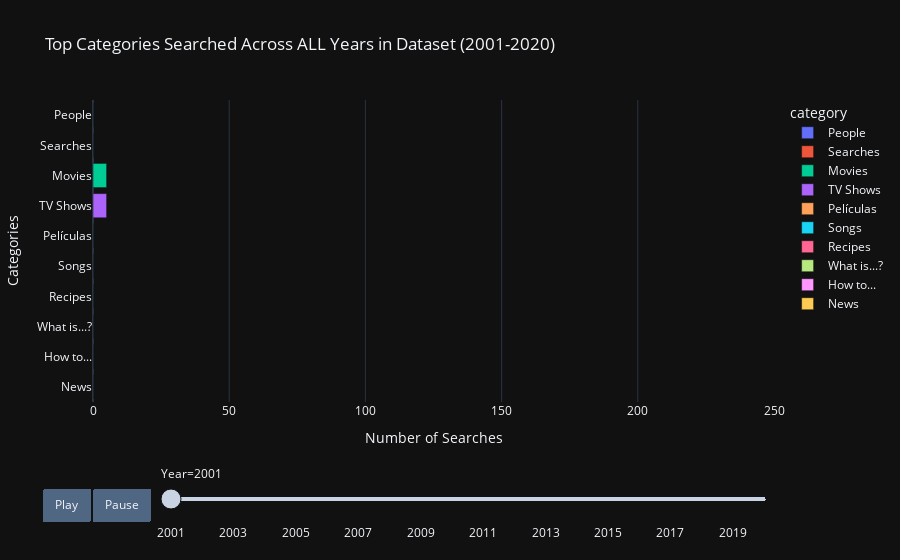

Notebook code for this chart:
### Markdown cell above
### **Note to self**: `showlegend` is currently set as `True`, but does it seems redundant?
- Pls ask Prof/ TA about the usefulness of having this color-coding legend.

### Code cell
# group by year and category, count the occurrences
category_trends = df.groupby(['year', 'category']).size().reset_index(name='count')

# top 10 categories will be shown at all times on the y-axis
top_categories = category_trends.groupby('category')['count'].sum().nlargest(10).index

# filter to only include top categories
filtered_data = category_trends[category_trends['category'].isin(top_categories)]

all_years = pd.DataFrame({'year': category_trends['year'].unique()})
all_categories = pd.DataFrame({'category': top_categories})

complete_data = all_years.assign(key=1).merge(all_categories.assign(key=1), on='key').drop('key', axis=1)

final_data = complete_data.merge(filtered_data, on=['year', 'category'], how='left').fillna(0)

final_data['year'] = final_data['year'].astype(int)
final_data['count'] = final_data['count'].astype(int)

fig = px.bar(final_data, 
              x='count', 
              y='category', 
              color='category', 
              title='Top Categories Searched Across ALL Years in Dataset (2001-2020)', 
              labels={'year': 'Year', 'count': 'Number of Searches'},
              animation_frame='year', 
              range_x=[0, final_data['count'].max() + 10],  
              orientation='h')  

fig.update_layout(
    yaxis=dict(title='Categories'),
    xaxis=dict(title='Number of Searches'),
    template='plotly_dark',
    showlegend=True,
    updatemenus=[  
        {
            'buttons': [
                {
                    'args': [None, {'frame': {'duration': 500, 'redraw': True}, 'mode': 'immediate'}],
                    'label': 'Play',
                    'method': 'animate'
                },
                {
                    'args': [[None], {'frame': {'duration': 0, 'redraw': True}, 'mode': 'immediate', 'transition': {'duration': 0}}],
                    'label': 'Pause',
                    'method': 'animate'
                }
            ],
            'direction': 'left',
            'pad': {'r': 10, 't': 87},
            'showactive': False,
            'type': 'buttons',
            'x': 0.1,
            'xanchor': 'right',
            'y': 0,
            'yanchor': 'top'
        }
    ]
)
fig.show()

### Figure 1 — Plotly figure (JSON) as saved in the notebook; plotly's stock layout.template omitted (floating-point values rounded to 4 significant figures)
{"data": [{"alignmentgroup": "True", "hovertemplate": "category=%{y}<br>Year=2001<br>Number of Searches=%{x}<extra></extra>", "legendgroup": "People", "marker": {"color": "#636efa", "pattern": {"shape": ""}}, "name": "People", "offsetgroup": "People", "orientation": "h", "showlegend": true, "textposition": "auto", "type": "bar", "x": [0], "xaxis": "x", "y": ["People"], "yaxis": "y"}, {"alignmentgroup": "True", "hovertemplate": "category=%{y}<br>Year=2001<br>Number of Searches=%{x}<extra></extra>", "legendgroup": "Searches", "marker": {"color": "#EF553B", "pattern": {"shape": ""}}, "name": "Searches", "offsetgroup": "Searches", "orientation": "h", "showlegend": true, "textposition": "auto", "type": "bar", "x": [0], "xaxis": "x", "y": ["Searches"], "yaxis": "y"}, {"alignmentgroup": "True", "hovertemplate": "category=%{y}<br>Year=2001<br>Number of Searches=%{x}<extra></extra>", "legendgroup": "Movies", "marker": {"color": "#00cc96", "pattern": {"shape": ""}}, "name": "Movies", "offsetgroup": "Movies", "orientation": "h", "showlegend": true, "textposition": "auto", "type": "bar", "x": [5], "xaxis": "x", "y": ["Movies"], "yaxis": "y"}, {"alignmentgroup": "True", "hovertemplate": "category=%{y}<br>Year=2001<br>Number of Searches=%{x}<extra></extra>", "legendgroup": "TV Shows", "marker": {"color": "#ab63fa", "pattern": {"shape": ""}}, "name": "TV Shows", "offsetgroup": "TV Shows", "orientation": "h", "showlegend": true, "textposition": "auto", "type": "bar", "x": [5], "xaxis": "x", "y": ["TV Shows"], "yaxis": "y"}, {"alignmentgroup": "True", "hovertemplate": "category=%{y}<br>Year=2001<br>Number of Searches=%{x}<extra></extra>", "legendgroup": "Películas", "marker": {"color": "#FFA15A", "pattern": {"shape": ""}}, "name": "Películas", "offsetgroup": "Películas", "orientation": "h", "showlegend": true, "textposition": "auto", "type": "bar", "x": [0], "xaxis": "x", "y": ["Películas"], "yaxis": "y"}, {"alignmentgroup": "True", "hovertemplate": "category=%{y}<br>Year=2001<br>Number of Searches=%{x}<extra></extra>", "legendgroup": "Songs", "marker": {"color": "#19d3f3", "pattern": {"shape": ""}}, "name": "Songs", "offsetgroup": "Songs", "orientation": "h", "showlegend": true, "textposition": "auto", "type": "bar", "x": [0], "xaxis": "x", "y": ["Songs"], "yaxis": "y"}, {"alignmentgroup": "True", "hovertemplate": "category=%{y}<br>Year=2001<br>Number of Searches=%{x}<extra></extra>", "legendgroup": "Recipes", "marker": {"color": "#FF6692", "pattern": {"shape": ""}}, "name": "Recipes", "offsetgroup": "Recipes", "orientation": "h", "showlegend": true, "textposition": "auto", "type": "bar", "x": [0], "xaxis": "x", "y": ["Recipes"], "yaxis": "y"}, {"alignmentgroup": "True", "hovertemplate": "category=%{y}<br>Year=2001<br>Number of Searches=%{x}<extra></extra>", "legendgroup": "What is...?", "marker": {"color": "#B6E880", "pattern": {"shape": ""}}, "name": "What is...?", "offsetgroup": "What is...?", "orientation": "h", "showlegend": true, "textposition": "auto", "type": "bar", "x": [0], "xaxis": "x", "y": ["What is...?"], "yaxis": "y"}, {"alignmentgroup": "True", "hovertemplate": "category=%{y}<br>Year=2001<br>Number of Searches=%{x}<extra></extra>", "legendgroup": "How to...", "marker": {"color": "#FF97FF", "pattern": {"shape": ""}}, "name": "How to...", "offsetgroup": "How to...", "orientation": "h", "showlegend": true, "textposition": "auto", "type": "bar", "x": [0], "xaxis": "x", "y": ["How to..."], "yaxis": "y"}, {"alignmentgroup": "True", "hovertemplate": "category=%{y}<br>Year=2001<br>Number of Searches=%{x}<extra></extra>", "legendgroup": "News", "marker": {"color": "#FECB52", "pattern": {"shape": ""}}, "name": "News", "offsetgroup": "News", "orientation": "h", "showlegend": true, "textposition": "auto", "type": "bar", "x": [0], "xaxis": "x", "y": ["News"], "yaxis": "y"}], "layout": {"barmode": "relative", "legend": {"title": {"text": "category"}, "tracegroupgap": 0}, "showlegend": true, "sliders": [{"active": 0, "currentvalue": {"prefix": "Year="}, "len": 0.9, "pad": {"b": 10, "t": 60}, "steps": [{"args": [["2001"], {"frame": {"duration": 0, "redraw": true}, "fromcurrent": true, "mode": "immediate", "transition": {"duration": 0, "easing": "linear"}}], "label": "2001", "method": "animate"}, {"args": [["2002"], {"frame": {"duration": 0, "redraw": true}, "fromcurrent": true, "mode": "immediate", "transition": {"duration": 0, "easing": "linear"}}], "label": "2002", "method": "animate"}, {"args": [["2003"], {"frame": {"duration": 0, "redraw": true}, "fromcurrent": true, "mode": "immediate", "transition": {"duration": 0, "easing": "linear"}}], "label": "2003", "method": "animate"}, {"args": [["2004"], {"frame": {"duration": 0, "redraw": true}, "fromcurrent": true, "mode": "immediate", "transition": {"duration": 0, "easing": "linear"}}], "label": "2004", "method": "animate"}, {"args": [["2005"], {"frame": {"duration": 0, "redraw": true}, "fromcurrent": true, "mode": "immediate", "transition": {"duration": 0, "easing": "linear"}}], "label": "2005", "method": "animate"}, {"args": [["2006"], {"frame": {"duration": 0, "redraw": true}, "fromcurrent": true, "mode": "immediate", "transition": {"duration": 0, "easing": "linear"}}], "label": "2006", "method": "animate"}, {"args": [["2007"], {"frame": {"duration": 0, "redraw": true}, "fromcurrent": true, "mode": "immediate", "transition": {"duration": 0, "easing": "linear"}}], "label": "2007", "method": "animate"}, {"args": [["2008"], {"frame": {"duration": 0, "redraw": true}, "fromcurrent": true, "mode": "immediate", "transition": {"duration": 0, "easing": "linear"}}], "label": "2008", "method": "animate"}, {"args": [["2009"], {"frame": {"duration": 0, "redraw": true}, "fromcurrent": true, "mode": "immediate", "transition": {"duration": 0, "easing": "linear"}}], "label": "2009", "method": "animate"}, {"args": [["2010"], {"frame": {"duration": 0, "redraw": true}, "fromcurrent": true, "mode": "immediate", "transition": {"duration": 0, "easing": "linear"}}], "label": "2010", "method": "animate"}, {"args": [["2011"], {"frame": {"duration": 0, "redraw": true}, "fromcurrent": true, "mode": "immediate", "transition": {"duration": 0, "easing": "linear"}}], "label": "2011", "method": "animate"}, {"args": [["2012"], {"frame": {"duration": 0, "redraw": true}, "fromcurrent": true, "mode": "immediate", "transition": {"duration": 0, "easing": "linear"}}], "label": "2012", "method": "animate"}, {"args": [["2013"], {"frame": {"duration": 0, "redraw": true}, "fromcurrent": true, "mode": "immediate", "transition": {"duration": 0, "easing": "linear"}}], "label": "2013", "method": "animate"}, {"args": [["2014"], {"frame": {"duration": 0, "redraw": true}, "fromcurrent": true, "mode": "immediate", "transition": {"duration": 0, "easing": "linear"}}], "label": "2014", "method": "animate"}, {"args": [["2015"], {"frame": {"duration": 0, "redraw": true}, "fromcurrent": true, "mode": "immediate", "transition": {"duration": 0, "easing": "linear"}}], "label": "2015", "method": "animate"}, {"args": [["2016"], {"frame": {"duration": 0, "redraw": true}, "fromcurrent": true, "mode": "immediate", "transition": {"duration": 0, "easing": "linear"}}], "label": "2016", "method": "animate"}, {"args": [["2017"], {"frame": {"duration": 0, "redraw": true}, "fromcurrent": true, "mode": "immediate", "transition": {"duration": 0, "easing": "linear"}}], "label": "2017", "method": "animate"}, {"args": [["2018"], {"frame": {"duration": 0, "redraw": true}, "fromcurrent": true, "mode": "immediate", "transition": {"duration": 0, "easing": "linear"}}], "label": "2018", "method": "animate"}, {"args": [["2019"], {"frame": {"duration": 0, "redraw": true}, "fromcurrent": true, "mode": "immediate", "transition": {"duration": 0, "easing": "linear"}}], "label": "2019", "method": "animate"}, {"args": [["2020"], {"frame": {"duration": 0, "redraw": true}, "fromcurrent": true, "mode": "immediate", "transition": {"duration": 0, "easing": "linear"}}], "label": "2020", "method": "animate"}], "x": 0.1, "xanchor": "left", "y": 0, "yanchor": "top"}], "title": {"text": "Top Categories Searched Across ALL Years in Dataset (2001-2020)"}, "updatemenus": [{"buttons": [{"args": [null, {"frame": {"duration": 500, "redraw": true}, "mode": "immediate"}], "label": "Play", "method": "animate"}, {"args": [[null], {"frame": {"duration": 0, "redraw": true}, "mode": "immediate", "transition": {"duration": 0}}], "label": "Pause", "method": "animate"}], "direction": "left", "pad": {"r": 10, "t": 87}, "showactive": false, "type": "buttons", "x": 0.1, "xanchor": "right", "y": 0, "yanchor": "top"}], "xaxis": {"anchor": "y", "domain": [0, 1], "range": [0, 250], "title": {"text": "Number of Searches"}}, "yaxis": {"anchor": "x", "categoryarray": ["News", "How to...", "What is...?", "Recipes", "Songs", "Películas", "TV Shows", "Movies", "Searches", "People"], "categoryorder": "array", "domain": [0, 1], "title": {"text": "Categories"}}}}
